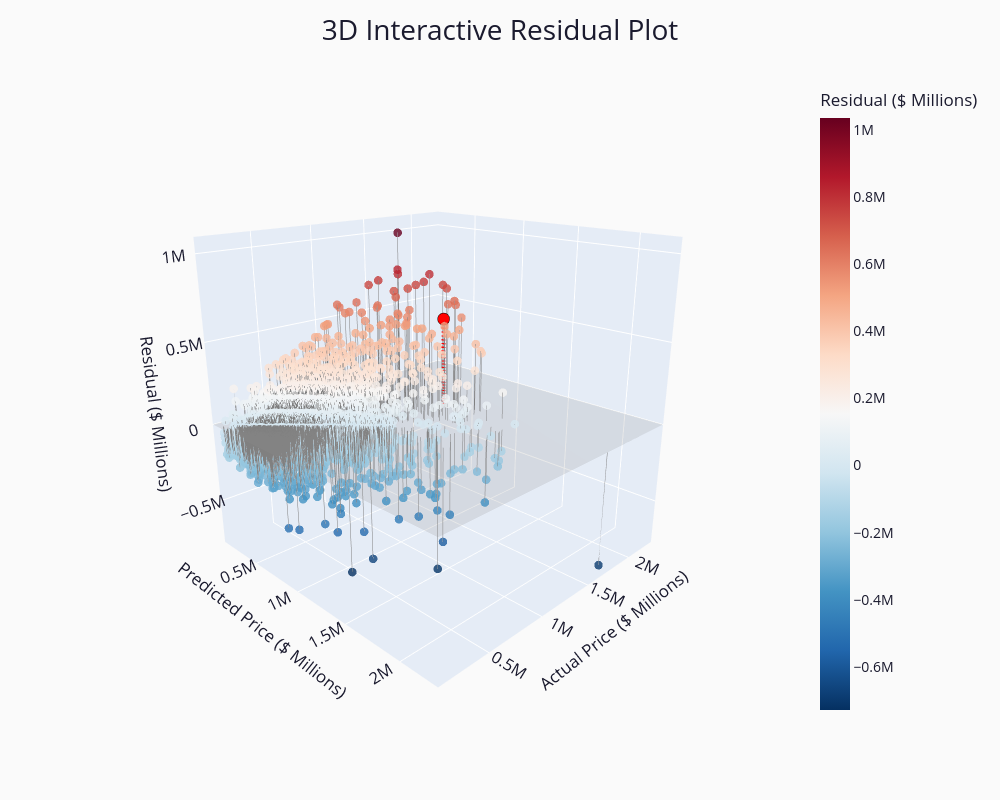

The cell this chart's notebook holds for it:
### Markdown cell above
### 3D Residuals Plot (Interactive)
<a id="residuals-3d-interactive"></a>

To complement the static visualization, an interactive 3D version is included to allow dynamic exploration of model residuals.

This version preserves the same structure and data representation, including the highlighted observation used to illustrate residual magnitude, but enables rotation and zooming to examine the relationship between predicted values, observed values, and residuals from multiple perspectives. In particular, rotating the view along the vertical axis (z-axis) provides additional insight into how residual magnitude varies across different regions of the prediction space.

Together, the static and interactive visualizations provide both a clear summary and a flexible exploratory perspective on model performance.

### Code cell
# Load data
df = pd.read_csv("residual_viz_data.csv")

x = df["predicted_price"]
y = df["actual_price"]
z = df["residual"]

# Determine ranges for matching X and Y axes
min_val = min(x.min(), y.min())
max_val = max(x.max(), y.max())

# Create plane representing perfect predictions (residual = 0)
xx = np.linspace(min_val, max_val, 2)
yy = np.linspace(min_val, max_val, 2)
xx, yy = np.meshgrid(xx, yy)
zz = np.zeros_like(xx)

fig = go.Figure()

# Perfect-prediction plane
fig.add_trace(
    go.Surface(
        x=xx,
        y=yy,
        z=zz,
        opacity=0.2,
        colorscale=[[0, "gray"], [1, "gray"]],
        showscale=False,
        showlegend=False,
        hoverinfo="skip"
    )
)

# Residual lines for all observations
line_x = []
line_y = []
line_z = []

for xi, yi, zi in zip(x, y, z):
    line_x.extend([xi, xi, None])
    line_y.extend([yi, yi, None])
    line_z.extend([0, zi, None])

fig.add_trace(
    go.Scatter3d(
        x=line_x,
        y=line_y,
        z=line_z,
        mode="lines",
        line=dict(color="gray", width=1),
        showlegend=False,
        hoverinfo="skip"
    )
)

# Highlight one observation
np.random.seed(1)
idx = np.random.randint(len(df))

hl_x = x.iloc[idx]
hl_y = y.iloc[idx]
hl_z = z.iloc[idx]

fig.add_trace(
    go.Scatter3d(
        x=[hl_x, hl_x],
        y=[hl_y, hl_y],
        z=[0, hl_z],
        mode="lines",
        line=dict(color="red", width=8, dash="dot"),
        showlegend=False,
        hoverinfo="skip"
    )
)

fig.add_trace(
    go.Scatter3d(
        x=[hl_x],
        y=[hl_y],
        z=[hl_z],
        mode="markers",
        marker=dict(
            size=7,
            color="red",
            line=dict(color="black", width=2)
        ),
        showlegend=False,
        hoverinfo="skip"
    )
)

# Main observations
fig.add_trace(
    go.Scatter3d(
        x=x,
        y=y,
        z=z,
        mode="markers",
        marker=dict(
            size=5,
            color=z,
            colorscale="RdBu_r",
            colorbar=dict(
                title="Residual ($ Millions)",
                x=1.02
            ),
            opacity=0.8
        ),
        showlegend=False,
        hovertemplate=(
            "Predicted Price: %{x:,.2f}<br>"
            "Actual Price: %{y:,.2f}<br>"
            "Residual: %{z:,.2f}<extra></extra>"
        )
    )
)

fig.update_layout(
    scene=dict(
        xaxis=dict(
            title="Predicted Price ($ Millions)",
            range=[min_val, max_val],
        ),
        yaxis=dict(
            title="Actual Price ($ Millions)",
            range=[min_val, max_val],
        ),
        zaxis=dict(title="Residual ($ Millions)"),
        camera=dict(
            eye=dict(x=1.6, y=-1.6, z=0.8),
            up=dict(x=0, y=0, z=1)
        ),
        aspectmode="cube",
        dragmode="turntable"
    ),
    title=dict(
        text="3D Interactive Residual Plot",
        x=0.5,
        xanchor="center"
    ),
    font=dict(size=14, color="#1a1a2e"),
    title_font_size=28,
    plot_bgcolor="#FAFAFA",
    paper_bgcolor="#FAFAFA",
    width=1000,
    height=800,
    margin=dict(l=80, r=80, t=80, b=80)
)

fig.show()

### Figure 1 — Plotly figure (JSON) as saved in the notebook; plotly's stock layout.template omitted (floating-point values rounded to 4 significant figures; data arrays with more than 128 entries replaced by an {"elided": "..."} marker saying what was removed)
{"data": [{"colorscale": [[0, "gray"], [1, "gray"]], "hoverinfo": "skip", "opacity": 0.2, "showlegend": false, "showscale": false, "type": "surface", "x": [[79070.0, 2308000.0], [79070.0, 2308000.0]], "y": [[79070.0, 79070.0], [2308000.0, 2308000.0]], "z": [[0.0, 0.0], [0.0, 0.0]]}, {"hoverinfo": "skip", "line": {"color": "gray", "width": 1}, "mode": "lines", "showlegend": false, "type": "scatter3d", "x": {"elided": "12660 float values"}, "y": {"elided": "12660 float values"}, "z": {"elided": "12660 float values"}}, {"hoverinfo": "skip", "line": {"color": "red", "dash": "dot", "width": 8}, "mode": "lines", "showlegend": false, "type": "scatter3d", "x": [942900.0, 942900.0], "y": [1500000.0, 1500000.0], "z": [0, 557100.0]}, {"hoverinfo": "skip", "marker": {"color": "red", "line": {"color": "black", "width": 2}, "size": 7}, "mode": "markers", "showlegend": false, "type": "scatter3d", "x": [942900.0], "y": [1500000.0], "z": [557100.0]}, {"hovertemplate": "Predicted Price: %{x:,.2f}<br>Actual Price: %{y:,.2f}<br>Residual: %{z:,.2f}<extra></extra>", "marker": {"color": {"elided": "4220 float values"}, "colorbar": {"title": {"text": "Residual ($ Millions)"}, "x": 1.02}, "colorscale": [[0, "rgb(5,48,97)"], [0.1, "rgb(33,102,172)"], [0.2, "rgb(67,147,195)"], [0.3, "rgb(146,197,222)"], [0.4, "rgb(209,229,240)"], [0.5, "rgb(247,247,247)"], [0.6, "rgb(253,219,199)"], [0.7, "rgb(244,165,130)"], [0.8, "rgb(214,96,77)"], [0.9, "rgb(178,24,43)"], [1, "rgb(103,0,31)"]], "opacity": 0.8, "size": 5}, "mode": "markers", "showlegend": false, "type": "scatter3d", "x": {"elided": "4220 float values"}, "y": {"elided": "4220 float values"}, "z": {"elided": "4220 float values"}}], "layout": {"font": {"color": "#1a1a2e", "size": 14}, "height": 800, "margin": {"b": 80, "l": 80, "r": 80, "t": 80}, "paper_bgcolor": "#FAFAFA", "plot_bgcolor": "#FAFAFA", "scene": {"aspectmode": "cube", "camera": {"eye": {"x": 1.6, "y": -1.6, "z": 0.8}, "up": {"x": 0, "y": 0, "z": 1}}, "dragmode": "turntable", "xaxis": {"range": [79070.0, 2308000.0], "title": {"text": "Predicted Price ($ Millions)"}}, "yaxis": {"range": [79070.0, 2308000.0], "title": {"text": "Actual Price ($ Millions)"}}, "zaxis": {"title": {"text": "Residual ($ Millions)"}}}, "title": {"font": {"size": 28}, "text": "3D Interactive Residual Plot", "x": 0.5, "xanchor": "center"}, "width": 1000}}
